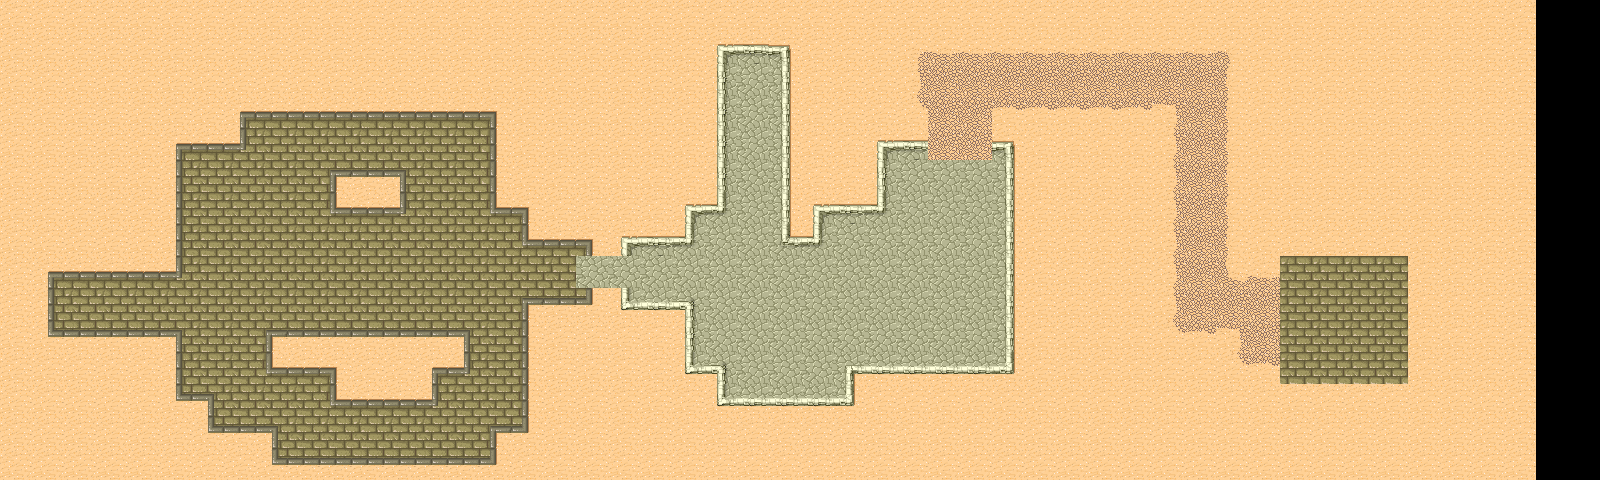

Below is a game level as drawn by its tile map, then a one-line description and the .tmx that defines it (tile-layer data replaced by summaries):
An orthogonal 50x15 tile map with 32x32 px tiles, 1 tile layer (Capa de Patrones 1).

<map version="1.0" orientation="orthogonal" renderorder="right-down" width="50" height="15" tilewidth="32" tileheight="32" nextobjectid="1">
 <tileset firstgid="1" name="Desert" tilewidth="32" tileheight="32" spacing="1" margin="1" tilecount="48" columns="8">
  <image source="tmw_desert_spacing.png" width="265" height="199" />
  <terraintypes>
   <terrain name="Bricks" tile="9" />
   <terrain name="Rocks" tile="33" />
   <terrain name="Dirt" tile="14" />
   <terrain name="Desert" tile="29" />
  </terraintypes>
  <tile id="0" terrain="3,3,3,0" />
  <tile id="1" terrain="3,3,0,0" />
  <tile id="2" terrain="3,3,0,3" />
  <tile id="3" terrain="2,2,2,3" />
  <tile id="4" terrain="2,2,3,2" />
  <tile id="5" terrain="3,3,3,2" />
  <tile id="6" terrain="3,3,2,2" />
  <tile id="7" terrain="3,3,2,3" />
  <tile id="8" terrain="3,0,3,0" />
  <tile id="9" terrain="0,0,0,0" />
  <tile id="10" terrain="0,3,0,3" />
  <tile id="11" terrain="2,3,2,2" />
  <tile id="12" terrain="3,2,2,2" />
  <tile id="13" terrain="3,2,3,2" />
  <tile id="14" terrain="2,2,2,2" />
  <tile id="15" terrain="2,3,2,3" />
  <tile id="16" terrain="3,0,3,3" />
  <tile id="17" terrain="0,0,3,3" />
  <tile id="18" terrain="0,3,3,3" />
  <tile id="19" terrain="0,0,0,3" />
  <tile id="20" terrain="0,0,3,0" />
  <tile id="21" terrain="3,2,3,3" />
  <tile id="22" terrain="2,2,3,3" />
  <tile id="23" terrain="2,3,3,3" />
  <tile id="24" terrain="3,3,3,1" />
  <tile id="25" terrain="3,3,1,1" />
  <tile id="26" terrain="3,3,1,3" />
  <tile id="27" terrain="0,3,0,0" />
  <tile id="28" terrain="3,0,0,0" />
  <tile id="29" terrain="3,3,3,3" />
  <tile id="32" terrain="3,1,3,1" />
  <tile id="33" terrain="1,1,1,1" />
  <tile id="34" terrain="1,3,1,3" />
  <tile id="35" terrain="1,1,1,3" />
  <tile id="36" terrain="1,1,3,1" />
  <tile id="40" terrain="3,1,3,3" />
  <tile id="41" terrain="1,1,3,3" />
  <tile id="42" terrain="1,3,3,3" />
  <tile id="43" terrain="1,3,1,1" />
  <tile id="44" terrain="3,1,1,1" />
 </tileset>
 <layer name="Capa de Patrones 1" width="50" height="15">
  <data>[750 cells, 720 non-empty, 37 distinct tile ids]</data>
 </layer>
</map>
